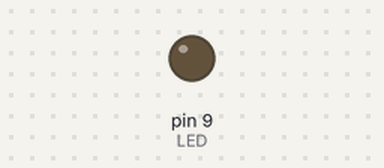
A sketch run on a simulated Arduino Uno, built with avr-gcc and run on an emulated ATmega328P. On the bench: output pins drawn as LEDs (lit = HIGH).

Above: at 0.05 s.
At 1.0 s:
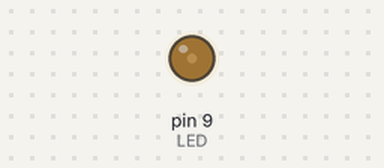
At 1.5 s:
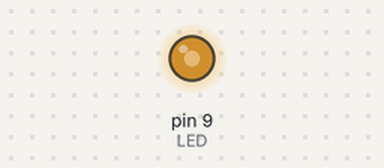
At 2.0 s:
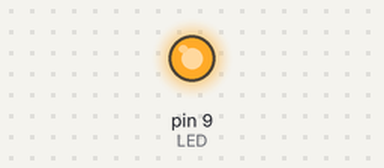
Timing chart, 0 to 4.6 s (numbered marks = the images above):
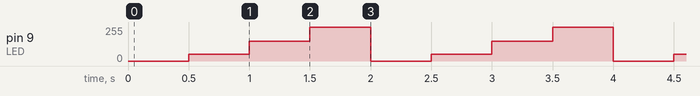

The sketch:

Traffic.ino
```cpp
#define LED 9
#define VR A0

void setup(){
  Serial.begin(9600);
}

void loop(){
  analogWrite(LED, 0);
  delay(500);
  analogWrite(LED, 50);
  delay(500);
  analogWrite(LED, 150);
  delay(500);
  analogWrite(LED, 255);
  delay(500);
}
```

Measured:
- by itself, pin 9 (LED): repeats every 2.0 s: 150/255 0.50 s, 255/255 0.50 s, 0/255 0.50 s, 50/255 0.50 s
